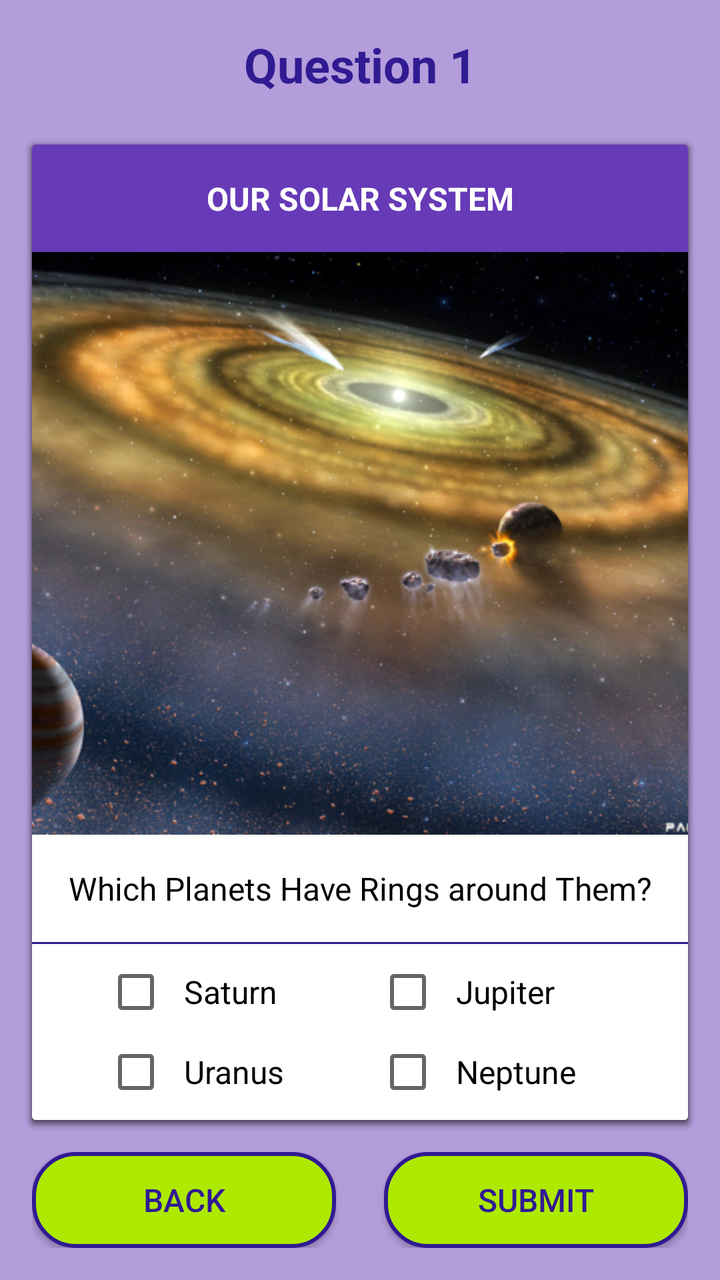
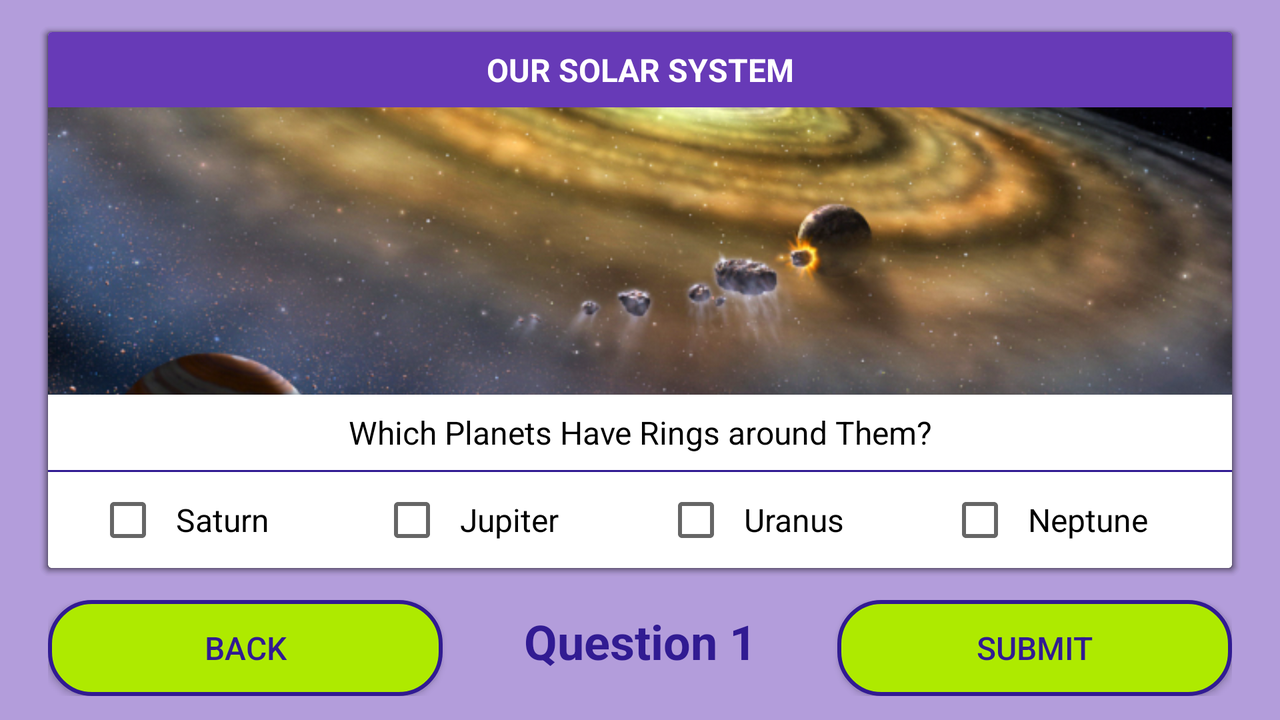

One screen, two layout resources from the same app: the default and the repository's alternative for another configuration. Each is rendered where Android would select it; the XML of both is given below.
<!-- AndroidManifest.xml: application theme AppTheme -->
<!-- res/layout/activity_main.xml -->
<?xml version="1.0" encoding="utf-8"?>
<RelativeLayout
    xmlns:android="http://schemas.android.com/apk/res/android"
    xmlns:tools="http://schemas.android.com/tools"
    android:layout_width="match_parent"
    android:layout_height="match_parent"
    android:background="@color/colorBackground"
    tools:context="com.example.android.qwhiz.MainActivity">

    <TextView android:id="@+id/questionNumber"
        android:text="@string/questionNo1"
        style="@style/questionNoP"/>

    <LinearLayout android:id="@+id/buttons"
        style="@style/buttonLayoutP">
        <Button
            android:layout_marginRight="12dp"
            android:layout_marginEnd="12dp"
            android:text="@string/back"
            android:background="@drawable/button"
            android:onClick="lastQuestion"
            style="@style/buttonBottomP"/>
        <Button android:id="@+id/submit"
            android:layout_marginLeft="12dp"
            android:layout_marginStart="12dp"
            android:text="@string/submit"
            android:background="@drawable/button"
            android:onClick="submitQuestion"
            style="@style/buttonBottomP"/>
    </LinearLayout>

    <android.support.v7.widget.CardView android:id="@+id/questionCard1"
    android:layout_below="@id/questionNumber"
    android:layout_above="@+id/buttons"
    style="@style/cardViewP" >
        <LinearLayout
            style="@style/cardViewLinear">
            <TextView
                android:text="@string/topic"
                style="@style/topicP"/>
            <ImageView
                style="@style/image"
                android:src="@drawable/image1"
                android:contentDescription="@string/contentDescription"/>
            <TextView
                android:text="@string/question1"
                style="@style/questionTextP"/>
            <View
                style="@style/lineP">
            </View>
            <RadioGroup android:id="@+id/question1Group"
                style="@style/radioGroupP">
                <RadioButton android:id="@+id/q1o1"
                    android:text="@string/option1Q1"
                    style="@style/radioButtonP" />
                <RadioButton android:id="@+id/q1o2"
                    android:text="@string/option2Q1"
                    style="@style/radioButtonP"/>
                <RadioButton android:id="@+id/q1o3"
                    android:text="@string/answerQ1"
                    style="@style/radioButtonP" />
                <RadioButton android:id="@+id/q1o4"
                    android:text="@string/option3Q1"
                    style="@style/radioButtonP" />
            </RadioGroup>
        </LinearLayout>
    </android.support.v7.widget.CardView>

    <android.support.v7.widget.CardView android:id="@+id/questionCard2"
        android:layout_below="@id/questionNumber"
        android:layout_above="@+id/buttons"
        style="@style/cardViewP" >
        <LinearLayout
            style="@style/cardViewLinear">
            <TextView
                android:text="@string/topic"
                style="@style/topicP"/>
            <ImageView
                style="@style/image"
                android:src="@drawable/image2"
                android:contentDescription="@string/contentDescription"/>
            <TextView
                android:text="@string/question2"
                style="@style/questionTextP"/>
            <View
                style="@style/lineP" >
            </View>
            <EditText android:id="@+id/editAnswer"
                android:hint="@string/hint"
                style="@style/editTextP" />
        </LinearLayout>
    </android.support.v7.widget.CardView>

    <android.support.v7.widget.CardView android:id="@+id/questionCard3"
        android:layout_below="@id/questionNumber"
        android:layout_above="@+id/buttons"
        style="@style/cardViewP" >
        <LinearLayout
            style="@style/cardViewLinear" >
            <TextView
                android:text="@string/topic"
                style="@style/topicP" />
            <ImageView
                style="@style/image"
                android:src="@drawable/image3"
                android:contentDescription="@string/contentDescription"/>
            <TextView
                android:text="@string/question3"
                style="@style/questionTextP" />
            <View
                style="@style/lineP">
            </View>
            <RadioGroup android:id="@+id/question3Group"
                style="@style/radioGroupP" >
                <RadioButton android:id="@+id/q3o1"
                    android:text="@string/option1Q3"
                    style="@style/radioButtonP" />
                <RadioButton android:id="@+id/q3o2"
                    android:text="@string/option2Q3"
                    style="@style/radioButtonP" />
                <RadioButton android:id="@+id/q3o3"
                    android:text="@string/option3Q3"
                    style="@style/radioButtonP" />
                <RadioButton android:id="@+id/q3o4"
                    android:text="@string/answerQ3"
                    style="@style/radioButtonP" />
            </RadioGroup>
        </LinearLayout>
    </android.support.v7.widget.CardView>

    <android.support.v7.widget.CardView android:id="@+id/questionCard4"
        android:layout_below="@id/questionNumber"
        android:layout_above="@+id/buttons"
        style="@style/cardViewP" >
        <LinearLayout
            style="@style/cardViewLinear" >
            <TextView
                android:text="@string/topic"
                style="@style/topicP" />
            <ImageView
                style="@style/image"
                android:src="@drawable/image4"
                android:contentDescription="@string/contentDescription"/>
            <TextView
                android:text="@string/question4"
                style="@style/questionTextP" />
            <View
                style="@style/lineP">
            </View>
            <LinearLayout
                style="@style/checkLinearP" >
                <CheckBox android:id="@+id/q4o1"
                    android:text="@string/answer1Q4"
                    style="@style/checkBoxP" />
                <CheckBox android:id="@+id/q4o2"
                    android:text="@string/answer2Q4"
                    style="@style/checkBoxP" />
            </LinearLayout>
            <LinearLayout
                style="@style/checkLinearP" >
                <CheckBox android:id="@+id/q4o3"
                    android:text="@string/answer3Q4"
                    style="@style/checkBoxP" />
                <CheckBox android:id="@+id/q4o4"
                    android:text="@string/answer4Q4"
                    style="@style/checkBoxP" />
            </LinearLayout>
        </LinearLayout>
    </android.support.v7.widget.CardView>
</RelativeLayout>
<!-- resources referenced by this layout -->
<resources>
  <color name="colorBackground">#B39DDB</color>
  <string name="answer1Q4">Saturn</string>
  <string name="answer2Q4">Jupiter</string>
  <string name="answer3Q4">Uranus</string>
  <string name="answer4Q4">Neptune</string>
  <string name="answerQ1">Jupiter</string>
  <string name="answerQ3">Venus</string>
  <string name="back">Back</string>
  <string name="contentDescription">Photo of Solar System</string>
  <string name="hint">"It's a conspiracy!"</string>
  <string name="option1Q1">Mars</string>
  <string name="option1Q3">Mercury</string>
  <string name="option2Q1">Earth</string>
  <string name="option2Q3">Pluto</string>
  <string name="option3Q1">Venus</string>
  <string name="option3Q3">Eris</string>
  <string name="question1">Which Planet Has the Most Moons?</string>
  <string name="question2">Who was the first person to set foot on the Moon?</string>
  <string name="question3">Which Planet spins backwards relative to the others?</string>
  <string name="question4">Which Planets Have Rings around Them?</string>
  <string name="questionNo1">Question 1</string>
  <string name="submit">Submit</string>
  <string name="topic">Our Solar System</string>
  <!-- from res/values-h471dp/ -->
  <style name="buttonBottomP">
          <item name="android:layout_width">@dimen/weight0</item>
          <item name="android:layout_height">wrap_content</item>
          <item name="android:layout_weight">1</item>
          <item name="android:textSize">@dimen/textSize16</item>
          <item name="android:textColor">@color/colorPrimaryDark</item>
      </style>
  <!-- from res/values-h471dp/ -->
  <style name="cardViewLinear">
          <item name="android:layout_width">match_parent</item>
          <item name="android:layout_height">match_parent</item>
          <item name="android:orientation">vertical</item>
      </style>
  <!-- from res/values-h471dp/ -->
  <style name="cardViewP">
          <item name="android:layout_width">match_parent</item>
          <item name="android:layout_height">match_parent</item>
          <item name="android:layout_margin">@dimen/margin16</item>
      </style>
  <!-- from res/values-h471dp/ -->
  <style name="lineP">
          <item name="android:layout_width">match_parent</item>
          <item name="android:layout_height">@dimen/lineHeight1</item>
          <item name="android:background">@color/colorPrimaryDark</item>
          <item name="android:layout_marginBottom">@dimen/margin8</item>
      </style>
  <!-- from res/values-h471dp/ -->
  <style name="radioButtonP">
          <item name="android:layout_width">match_parent</item>
          <item name="android:layout_height">wrap_content</item>
          <item name="android:paddingLeft">@dimen/padding8</item>
          <item name="android:layout_gravity">center</item>
          <item name="android:textSize">@dimen/textSize16</item>
      </style>
  <!-- from res/values-h471dp/ -->
  <style name="radioGroupP">
          <item name="android:layout_width">wrap_content</item>
          <item name="android:layout_height">wrap_content</item>
          <item name="android:layout_marginBottom">@dimen/margin8</item>
          <item name="android:layout_gravity">center</item>
          <item name="android:orientation">vertical</item>
      </style>
  <color name="buttonPressed">#C6FF00</color>
  <color name="colorPrimaryDark">#311B92</color>
  <color name="colorAccent">#AEEA00</color>
  <dimen name="weight0">0dp</dimen>
  <dimen name="textSize16">16sp</dimen>
  <dimen name="padding16">16dp</dimen>
  <dimen name="margin16">16dp</dimen>
  <dimen name="checkBox120">120dp</dimen>
  <dimen name="padding8">8dp</dimen>
  <dimen name="margin8">8dp</dimen>
  <string name="contentSheldon">Photo of Sheldon Cooper from the television show "The Big Bang Theory"</string>
  <dimen name="lineHeight1">1dp</dimen>
  <dimen name="textSize24">24sp</dimen>
  <color name="colorPrimary">#673AB7</color>
</resources>
<!-- res/layout-land/activity_main.xml (the repository's variant of the layout above) -->
<!-- drawn on the phone turned sideways -->
<?xml version="1.0" encoding="utf-8"?>
<RelativeLayout xmlns:android="http://schemas.android.com/apk/res/android"
    xmlns:tools="http://schemas.android.com/tools"
    android:layout_width="match_parent"
    android:layout_height="match_parent"
    android:background="@color/colorBackground"
    tools:context="com.example.android.qwhiz.MainActivity">

    <LinearLayout android:id="@+id/bottomView"
        style="@style/bottomViewL" >
        <Button android:id="@+id/back"
            android:text="@string/back"
            android:background="@drawable/button"
            android:onClick="lastQuestion"
            style="@style/buttonBottomL"/>
        <TextView android:id="@+id/questionNumber"
            android:text="@string/questionNo1"
            style="@style/questionNoL" />
        <Button android:id="@+id/submit"
            android:text="@string/submit"
            android:background="@drawable/button"
            android:onClick="submitQuestion"
            style="@style/buttonBottomL" />
    </LinearLayout>

    <android.support.v7.widget.CardView android:id="@+id/questionCard1"
        style="@style/cardViewL" >
        <LinearLayout
            style="@style/cardViewLinear">
            <TextView
                android:text="@string/topic"
                style="@style/topicL"/>
            <ImageView
                style="@style/image"
                android:src="@drawable/image1"
                android:contentDescription="@string/contentDescription"/>
            <TextView
                android:text="@string/question1"
                style="@style/questionTextL"/>
            <View
                style="@style/lineL" >
            </View>
            <RadioGroup android:id="@+id/question1Group"
                style="@style/radioGroupL" >
                <RadioButton android:id="@+id/q1o1"
                    android:text="@string/option1Q1"
                    style="@style/radioButtonL" />
                <RadioButton android:id="@+id/q1o2"
                    android:text="@string/option2Q1"
                    style="@style/radioButtonL" />
                <RadioButton android:id="@+id/q1o3"
                    android:text="@string/answerQ1"
                    style="@style/radioButtonL" />
                <RadioButton android:id="@+id/q1o4"
                    android:text="@string/option3Q1"
                    style="@style/radioButtonL" />
            </RadioGroup>
        </LinearLayout>
    </android.support.v7.widget.CardView>

    <android.support.v7.widget.CardView android:id="@+id/questionCard2"
        style="@style/cardViewL" >
        <LinearLayout
            style="@style/cardViewLinear" >
            <TextView
                android:text="@string/topic"
                style="@style/topicL" />
            <ImageView
                style="@style/image"
                android:src="@drawable/image2"
                android:contentDescription="@string/contentDescription"/>
            <TextView
                android:text="@string/question2"
                style="@style/questionTextL"/>
            <View
                style="@style/lineL">
            </View>
            <EditText android:id="@+id/editAnswer"
                android:hint="@string/hint"
                style="@style/editTextL"/>
        </LinearLayout>
    </android.support.v7.widget.CardView>

    <android.support.v7.widget.CardView android:id="@+id/questionCard3"
        style="@style/cardViewL" >
        <LinearLayout
            style="@style/cardViewLinear">
            <TextView
                android:text="@string/topic"
                style="@style/topicL"/>
            <ImageView
                style="@style/image"
                android:src="@drawable/image3"
                android:contentDescription="@string/contentDescription"/>
            <TextView
                android:text="@string/question3"
                style="@style/questionTextL"/>
            <View
                style="@style/lineL" >
            </View>
            <RadioGroup android:id="@+id/question3Group"
                style="@style/radioGroupL">
                <RadioButton android:id="@+id/q3o1"
                    android:text="@string/option1Q3"
                    style="@style/radioButtonL" />
                <RadioButton android:id="@+id/q3o2"
                    android:text="@string/option2Q3"
                    style="@style/radioButtonL" />
                <RadioButton android:id="@+id/q3o3"
                    android:text="@string/option3Q3"
                    style="@style/radioButtonL" />
                <RadioButton android:id="@+id/q3o4"
                    android:text="@string/answerQ3"
                    style="@style/radioButtonL" />
            </RadioGroup>
        </LinearLayout>
    </android.support.v7.widget.CardView>

    <android.support.v7.widget.CardView android:id="@+id/questionCard4"
        style="@style/cardViewL" >
        <LinearLayout
            style="@style/cardViewLinear">
            <TextView
                android:text="@string/topic"
                style="@style/topicL"/>
            <ImageView
                style="@style/image"
                android:src="@drawable/image4"
                android:contentDescription="@string/contentDescription"/>
            <TextView
                android:text="@string/question4"
                style="@style/questionTextL"/>
            <View
                style="@style/lineL">
            </View>
            <LinearLayout
                style="@style/checkLinearL">
                <CheckBox android:id="@+id/q4o1"
                    android:text="@string/answer1Q4"
                    style="@style/checkBoxL" />
                <CheckBox android:id="@+id/q4o2"
                    android:text="@string/answer2Q4"
                    style="@style/checkBoxL" />
                <CheckBox android:id="@+id/q4o3"
                    android:text="@string/answer3Q4"
                    style="@style/checkBoxL" />
                <CheckBox android:id="@+id/q4o4"
                    android:text="@string/answer4Q4"
                    style="@style/checkBoxL"/>
            </LinearLayout>
        </LinearLayout>
    </android.support.v7.widget.CardView>
</RelativeLayout>
<!-- resources referenced by the variant -->
<!-- as the phone turned sideways resolves them -->
<resources>
  <color name="colorBackground">#B39DDB</color>
  <string name="answer1Q4">Saturn</string>
  <string name="answer2Q4">Jupiter</string>
  <string name="answer3Q4">Uranus</string>
  <string name="answer4Q4">Neptune</string>
  <string name="answerQ1">Jupiter</string>
  <string name="answerQ3">Venus</string>
  <string name="back">Back</string>
  <string name="contentDescription">Photo of Solar System</string>
  <string name="hint">"It's a conspiracy!"</string>
  <string name="option1Q1">Mars</string>
  <string name="option1Q3">Mercury</string>
  <string name="option2Q1">Earth</string>
  <string name="option2Q3">Pluto</string>
  <string name="option3Q1">Venus</string>
  <string name="option3Q3">Eris</string>
  <string name="question1">Which Planet Has the Most Moons?</string>
  <string name="question2">Who was the first person to set foot on the Moon?</string>
  <string name="question3">Which Planet spins backwards relative to the others?</string>
  <string name="question4">Which Planets Have Rings around Them?</string>
  <string name="questionNo1">Question 1</string>
  <string name="submit">Submit</string>
  <string name="topic">Our Solar System</string>
  <!-- from res/values-w471dp/ -->
  <style name="buttonBottomL">
          <item name="android:layout_width">@dimen/weight0</item>
          <item name="android:layout_height">wrap_content</item>
          <item name="android:layout_weight">1</item>
          <item name="android:textSize">@dimen/textSize16</item>
          <item name="android:textColor">@color/colorPrimaryDark</item>
      </style>
  <!-- from res/values-w471dp/ -->
  <style name="cardViewLinear">
          <item name="android:layout_width">match_parent</item>
          <item name="android:layout_height">match_parent</item>
          <item name="android:orientation">vertical</item>
      </style>
  <!-- from res/values-w471dp/ -->
  <style name="checkBoxL">
          <item name="android:layout_width">@dimen/weight0</item>
          <item name="android:layout_height">wrap_content</item>
          <item name="android:layout_weight">1</item>
          <item name="android:paddingLeft">@dimen/padding8</item>
          <item name="android:textSize">@dimen/textSize16</item>
      </style>
  <!-- from res/values-w471dp/ -->
  <style name="lineL">
          <item name="android:layout_width">match_parent</item>
          <item name="android:layout_height">@dimen/lineHeight1</item>
          <item name="android:background">@color/colorPrimaryDark</item>
          <item name="android:layout_marginBottom">@dimen/margin8</item>
      </style>
  <!-- from res/values-w471dp/ -->
  <style name="radioButtonL">
          <item name="android:layout_width">@dimen/weight0</item>
          <item name="android:layout_height">wrap_content</item>
          <item name="android:layout_weight">1</item>
          <item name="android:paddingLeft">@dimen/padding8</item>
          <item name="android:textSize">@dimen/textSize16</item>
      </style>
  <!-- from res/values-w471dp/ -->
  <style name="AppTheme" parent="Theme.AppCompat.Light.NoActionBar">
          
          <item name="colorPrimary">@color/colorPrimary</item>
          <item name="colorPrimaryDark">@color/colorPrimaryDark</item>
          <item name="colorAccent">@color/colorAccent</item>
      </style>
  
      // Universal Versions Below.....................................................................
  <color name="buttonPressed">#C6FF00</color>
  <color name="colorPrimaryDark">#311B92</color>
  <color name="colorAccent">#AEEA00</color>
  <dimen name="margin24">24dp</dimen>
  <dimen name="margin12">12dp</dimen>
  <dimen name="margin8">8dp</dimen>
  <dimen name="weight0">0dp</dimen>
  <dimen name="textSize16">16sp</dimen>
  <dimen name="margin16">16dp</dimen>
  <dimen name="padding8">8dp</dimen>
  <string name="contentSheldon">Photo of Sheldon Cooper from the television show "The Big Bang Theory"</string>
  <dimen name="lineHeight1">1dp</dimen>
  <dimen name="textSize24">24sp</dimen>
  <color name="colorPrimary">#673AB7</color>
</resources>
